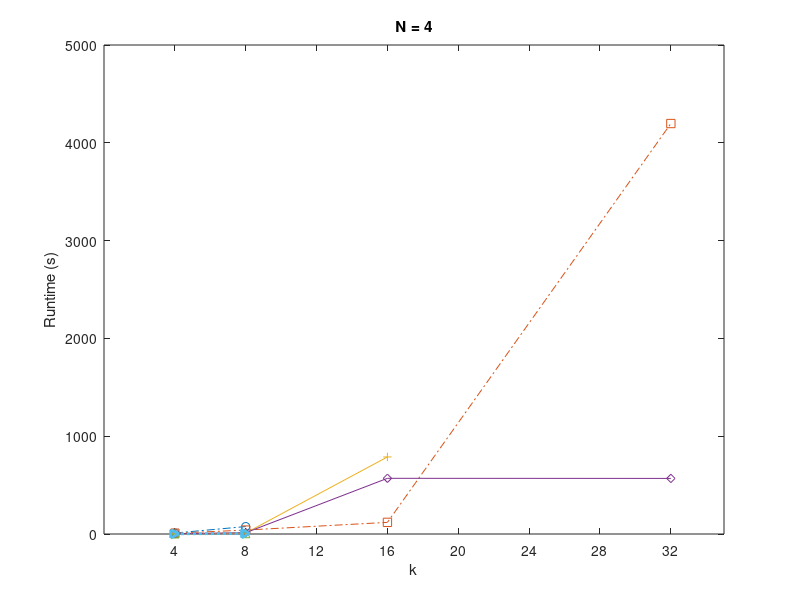
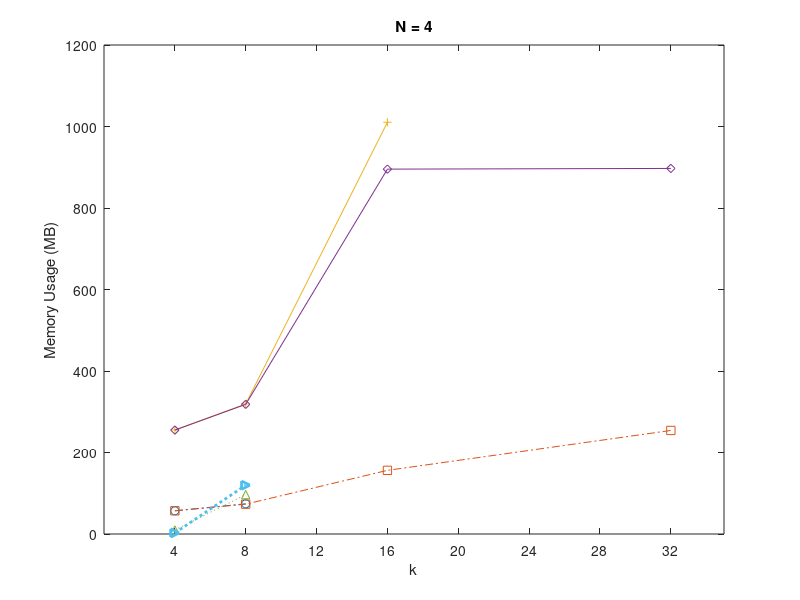

Here is the MATLAB script that generated these plots, in order:

%time_safe8 = [1.6 1.1 8.3 6.9 76.1 40.1 344.8 288.8];
time_safe4 = [9.97  76.1];
time_unsafe4 = [ 8.44 40.1 119.1 4197.1];
hycomp_time_safe4 = [2.78 9.9 788];
hycomp_time_unsafe4 = [ 2.53 13.3 569.4 568.4];
dreach_time_safe4 = [2.1 4.63];
dreach_time_unsafe4 = [ 1.6 4.93];
%%%%%
mem_safe4 = [56.9 74.1];
mem_unsafe4 = [57 73.2 156.2 254.1];
hycomp_mem_safe4 = [255.2 319.1 1010.4];
hycomp_mem_unsafe4 = [255 318.2 895.4 897.1];
dreach_mem_safe4 = [ 9.8 96.7];
dreach_mem_unsafe4 = [ 2.5 119.8];
%%%%%

N = [ 4 8 16 32 ];
N_2 = [ 4 8]; 
N_3 = [ 4 8 16];
% plot runtime at k <= 8
figure
%plot(time_safe4, N, 'LineWidth',1.3); 
%plot(N,time_safe4,'-.ro',N,time_unsafe4,'-.b','LineWidth',2);
plot(N_2,time_safe4,'-.o',N,time_unsafe4,'-.s',N_3,hycomp_time_safe4,'-+',N,hycomp_time_unsafe4,'-d',...
    N_2,dreach_time_safe4,':^',N_2,dreach_time_unsafe4,':>','LineWidth',2);
%plot(N,time_safe4,'-ro',N,time_unsafe4,'-.b','LineWidth',2);
%hold on;
%plot(N,hycomp_time_safe4,'-+g',N,hycomp_time_unsafe4,'-dy','LineWidth',2);
ax = gca;
set(ax,'XTick',[ 4 8 12 16 20 24 28 32]);
%
xlabel('k');
ylabel('Runtime (s)');
%legend('QBMC-safe','QBMC-unsafe','HyComp-safe','HyComp-unsafe','dReach-safe','dReach-unsafe','Location','northwest');
title('N = 4');
% plot memmory at k <= 8 [ 4 8 12 16 20 24 28 32]
figure
plot(N_2,mem_safe4,'-.o',N,mem_unsafe4,'-.s',N_3,hycomp_mem_safe4,'-+',N,hycomp_mem_unsafe4,'-d',...
    N_2,dreach_mem_safe4,':^',N_2,dreach_mem_unsafe4,':>','LineWidth',2);
ax = gca;
set(ax,'XTick',[ 4 8 12 16 20 24 28 32]);
xlabel('k');
ylabel('Memory Usage (MB)');
%legend('QBMC-safe','QBMC-unsafe','HyComp-safe','HyComp-unsafe','dReach-safe','dReach-unsafe','Location','northwest');
title('N = 4');